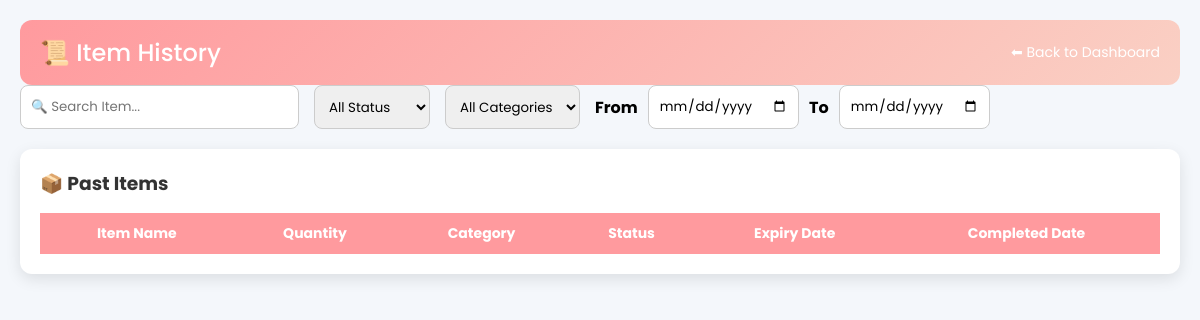
Before: /history (signed in) with the older database file.
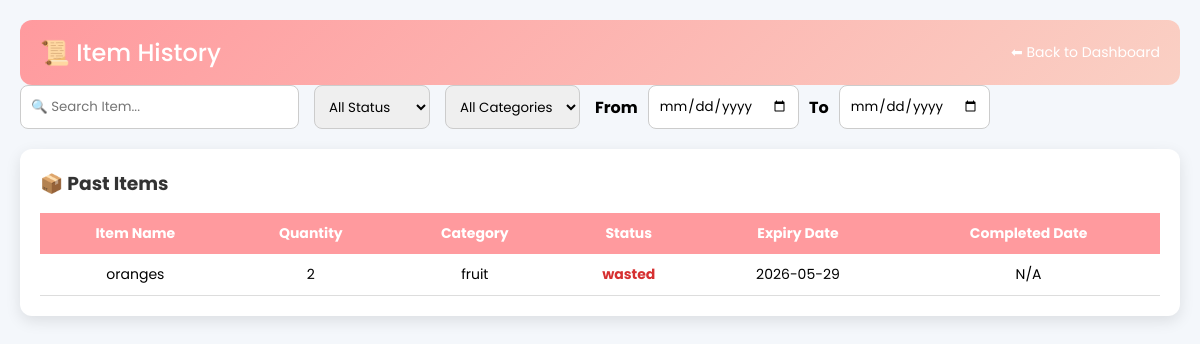
After: the same page with the newer database file.
### tables this page shows
CREATE TABLE items (
    id INTEGER PRIMARY KEY AUTOINCREMENT,
    item_name TEXT NOT NULL,
    quantity INTEGER NOT NULL,
    category TEXT NOT NULL,
    storage_type TEXT NOT NULL,
    expiry_date TEXT NOT NULL,
    user_id INTEGER NOT NULL, status TEXT DEFAULT 'pending', risk_score REAL, risk_level TEXT, completed_date TEXT,
    FOREIGN KEY (user_id) REFERENCES users (id)
);

### routes/fridge.py (the view)
@fridge_bp.route("/history")
def history():
    if "user_id" not in session:
        return redirect(url_for("auth.login"))
    conn = get_db_connection()
    items = conn.execute(
        """
        SELECT * FROM items
        WHERE user_id=? AND (status='consumed' OR status='wasted')
        """,
        (session["user_id"],)
    ).fetchall()
    conn.close()
    return render_template("history.html", items=items)

### routes/fridge.py (called while the page is built)
def get_db_connection():
    conn = sqlite3.connect(Config.DATABASE)
    conn.row_factory = sqlite3.Row
    return conn

### templates/history.html (shortened to what this page needs)
<!DOCTYPE html>
<html lang="en">
<head>
</head>
<body>
<div class="navbar">
    <h2>📜 Item History</h2>
    <a href="{{ url_for('fridge.dashboard') }}">⬅ Back to Dashboard</a>
</div>
<div class="filters">
    <input
        type="text"
        id="searchInput"
        placeholder="🔍 Search Item..."
    >
    <select id="statusFilter">
        <option value="all">All Status</option>
    </select>
    <select id="categoryFilter">
        <option value="all">All Categories</option>
    </select>
    <div style="display:flex;align-items:center;gap:10px;">
    <span><b>From</b></span>
    <input type="date" id="fromDate">
    <span><b>To</b></span>
    <input type="date" id="toDate">
</div>
</div>
<div class="card">
    <h3>📦 Past Items</h3>
    <table>
        <tr>
            <th>Item Name</th>
            <th>Quantity</th>
            <th>Category</th>
            <th>Status</th>
            <th>Expiry Date</th>
            <th>Completed Date</th>
        </tr>
    {% for item in items %}
<tr
    data-name="{{ item.item_name }}"
    data-status="{{ item.status|lower }}"
    data-category="{{ item.category }}"
    data-date="{{ item.completed_date[:10] if item.completed_date else '' }}"
>
    <td>{{ item.item_name }}</td>
    <td>{{ item.quantity }}</td>
    <td>{{ item.category }}</td>
    <td>
        {% if item.status|lower == 'consumed' %}
            <span class="consumed">{{ item.status }}</span>
        {% elif item.status|lower == 'wasted' %}
            <span class="wasted">{{ item.status }}</span>
        {% endif %}
    </td>
    <td>{{ item.expiry_date }}</td>
    <td>
    {{ item.completed_date if item.completed_date else 'N/A' }}
</td>
</tr>
{% endfor %}
    </table>
</div>
</body>
</html>

### templates/history.html (style rules this page uses)
* { margin: 0; padding: 0; box-sizing: border-box; font-family: 'Poppins', sans-serif; }
body { background: #f4f7fb; padding: 20px; }
.navbar { background: linear-gradient(135deg, #ff9a9e, #fad0c4); padding: 15px 20px; border-radius: 12px; color: white; display: flex; justify-content: space-between; align-items: center; }
.navbar h2 { font-weight: 500; }
.navbar a { color: white; text-decoration: none; font-size: 14px; }
.card { background: white; margin-top: 20px; padding: 20px; border-radius: 12px; box-shadow: 0 5px 15px rgba(0,0,0,0.1); }
.filters { display:flex; gap:15px; margin-bottom:20px; flex-wrap:wrap; }
.filters input, .filters select { padding:10px; border-radius:8px; border:1px solid #ccc; }
h3 { margin-bottom: 15px; color: #333; }
table { width: 100%; border-collapse: collapse; }
th { background: #ff9a9e; color: white; padding: 10px; font-size: 14px; }
td { padding: 10px; text-align: center; border-bottom: 1px solid #ddd; font-size: 14px; }
.wasted { color: #d63031; font-weight: bold; }

Changed rows visible on the page:
now on this page (row edited): items: item_name "oranges", quantity "2", category "fruit", status "wasted", expiry_date "2026-05-29", completed_date "N/A"
